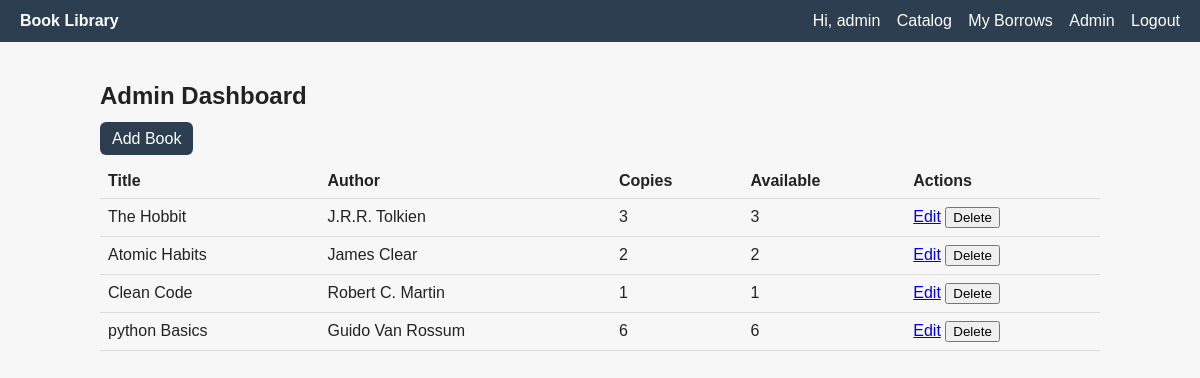
The page /admin (signed in) on the database its author committed.
### models.py (models this page shows, shortened)
class Book(db.Model):
    id = db.Column(db.Integer, primary_key=True)
    title = db.Column(db.String(200), nullable=False)
    author = db.Column(db.String(120), nullable=False)
    genre = db.Column(db.String(80))
    total_copies = db.Column(db.Integer, nullable=False, default=1)
    borrows = db.relationship('Borrow', backref='book', lazy=True)
    def available_copies(self):
        borrowed_count = Borrow.query.filter_by(book_id=self.id, returned=False).count()
        return max(0, self.total_copies - borrowed_count)

### app.py (the view)
@app.route('/admin')
@admin_required
def admin_dashboard():
    books = Book.query.all()
    return render_template('admin_dashboard.html', books=books)

### app.py (called while the page is built)
def admin_required(f):
    @wraps(f)
    def decorated_function(*args, **kwargs):
        uid = session.get('user_id')
        user = None
        if uid:
            user = User.query.get(uid)
        if not user or not user.is_admin():
            flash("Admin access required.", "danger")
            return redirect(url_for('index'))
        return f(*args, **kwargs)
    return decorated_function

### models.py (called while the page is built)
    def is_admin(self):
        return self.role == 'Admin'

### templates/admin_dashboard.html
{% extends 'base.html' %}
{% block content %}
<h2>Admin Dashboard</h2>
<p><a class="btn" href="{{ url_for('add_book') }}">Add Book</a></p>
<table>
  <tr><th>Title</th><th>Author</th><th>Copies</th><th>Available</th><th>Actions</th></tr>
  {% for book in books %}
    <tr>
      <td>{{ book.title }}</td>
      <td>{{ book.author }}</td>
      <td>{{ book.total_copies }}</td>
      <td>{{ book.available_copies() }}</td>
      <td>
        <a href="{{ url_for('edit_book', book_id=book.id) }}">Edit</a>
        <form action="{{ url_for('delete_book', book_id=book.id) }}" method="post" style="display:inline;" onsubmit="return confirm('Delete this book?');">
          <button type="submit">Delete</button>
        </form>
      </td>
    </tr>
  {% endfor %}
</table>
{% endblock %}

### static/css/styles.css (style rules this page uses)
body { font-family: Arial, sans-serif; margin:0; padding:0; background:#f7f7f7; color:#222; }
.btn { background:#2c3e50; color:white; padding:8px 12px; border:none; border-radius:6px; text-decoration:none; cursor:pointer; }
table { width:100%; border-collapse:collapse; }
table th, table td { padding:8px; border-bottom:1px solid #ddd; text-align:left; }

### rows shown on the page
Book: title "The Hobbit", author "J.R.R. Tolkien", total_copies "3", available_copies "3"
Book: title "Atomic Habits", author "James Clear", total_copies "2", available_copies "2"
Book: title "Clean Code", author "Robert C. Martin", total_copies "1", available_copies "1"
Book: title "python Basics", author "Guido Van Rossum", total_copies "6", available_copies "6"

### other values the page prints
{{ session.get('username') }} "admin"
